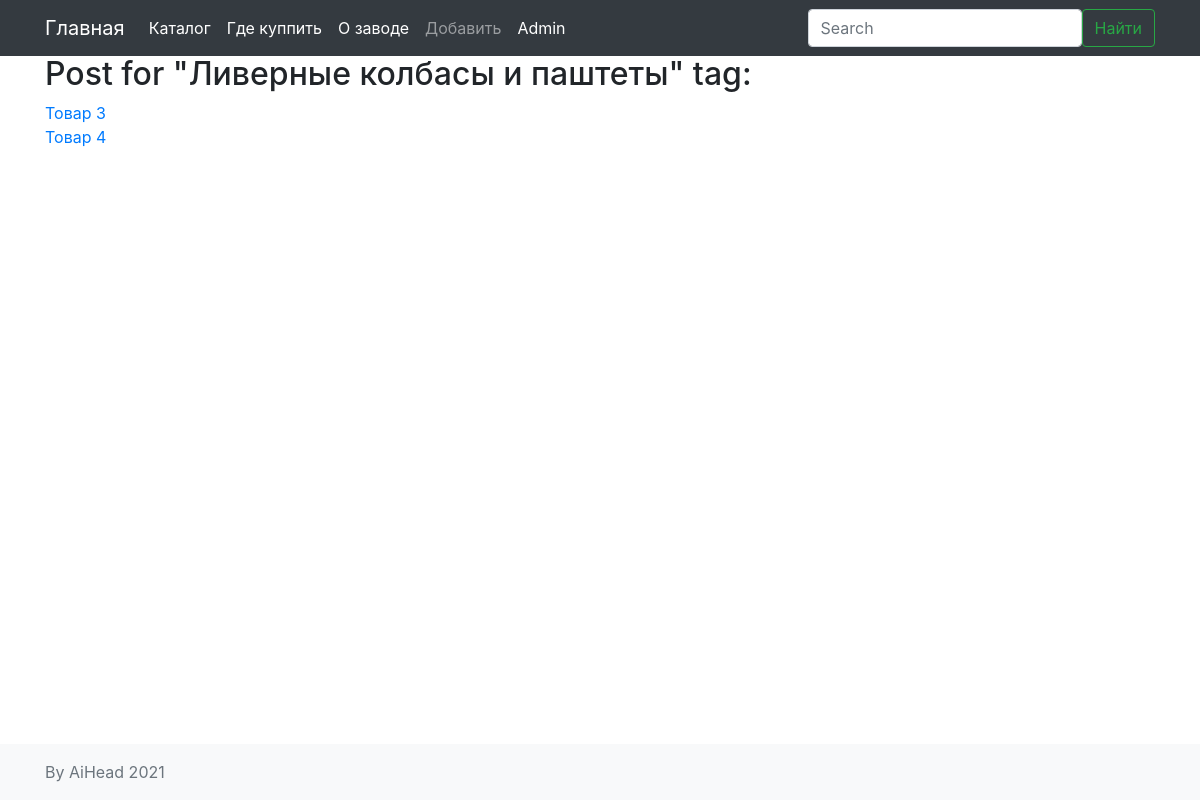
/blog/tag/Ливерные-колбасы-и-паштеты (signed in), run on an earlier commit of the app's database.
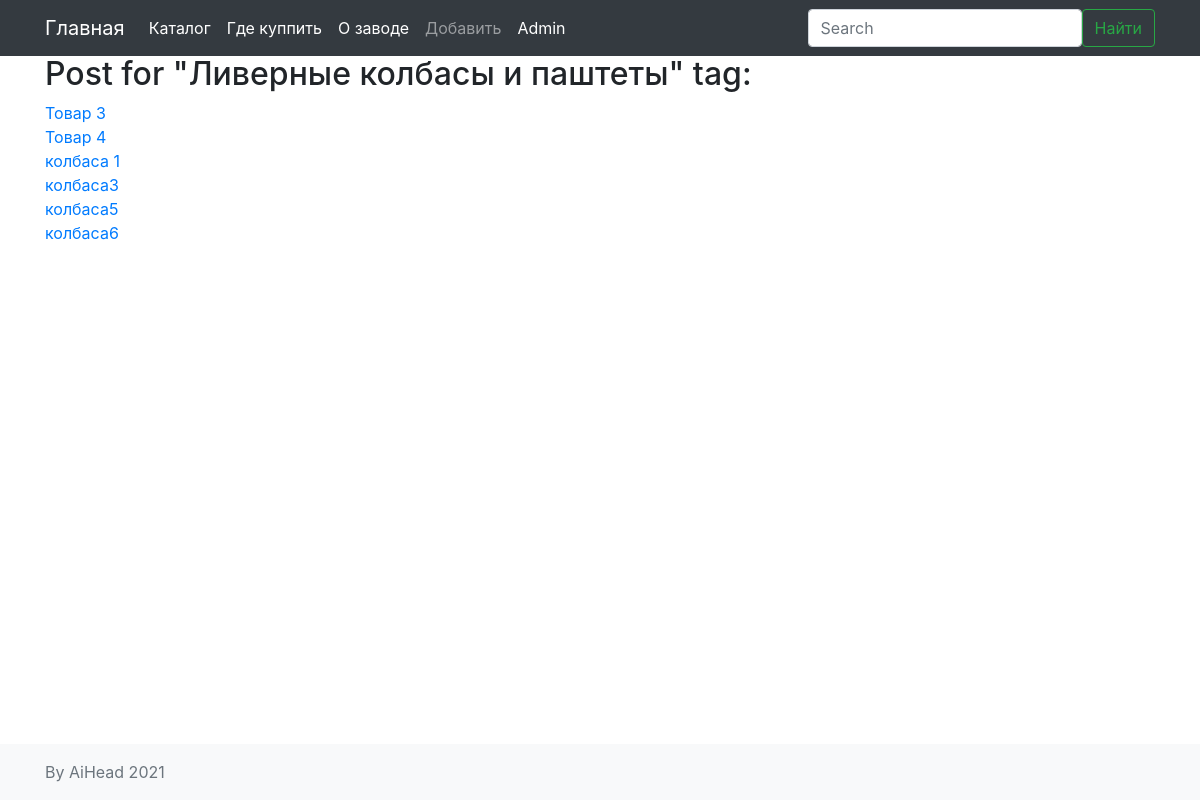
And on a later commit of the database.
### models.py (models this page shows, shortened)
class Post(db.Model):
    id = db.Column(db.Integer, primary_key=True)
    title = db.Column(db.String(140))
    slug = db.Column(db.String(140), unique=True)
    body = db.Column(db.Text)
    image = db.Column(db.String(150), default='')
    created = db.Column(db.DateTime, default=datetime.now())
    tags = db.relationship('Tag', secondary=post_tags, backref=db.backref('posts', lazy='dynamic'))

### posts/blueprint.py (the view)
@posts.route('/tag/<slug>')
def tag_detail(slug):
    tag = Tag.query.filter(Tag.slug == slug).first_or_404()
    posts = tag.posts.all()
    return render_template('posts/tag_detail.html', tag=tag, posts=posts)

### posts/templates/posts/tag_detail.html (shortened to what this page needs)
{% extends 'base.html' %}
{% block content_title %}
    Post for "{{ tag.name }}" tag:
{% endblock %}
{% block content %}
    {% for post in posts %}
        <div class="post">
            <a href="{{ url_for('posts.post_detail', slug=posts.slug) }}">{{ post.title }}</a>
        </div>
    {% endfor %}
{% endblock %}

What changed in the data, as far as the page shows it:
added Post: title "колбаса 1"
added Post: title "колбаса3"
added Post: title "колбаса5"
added Post: title "колбаса6"
